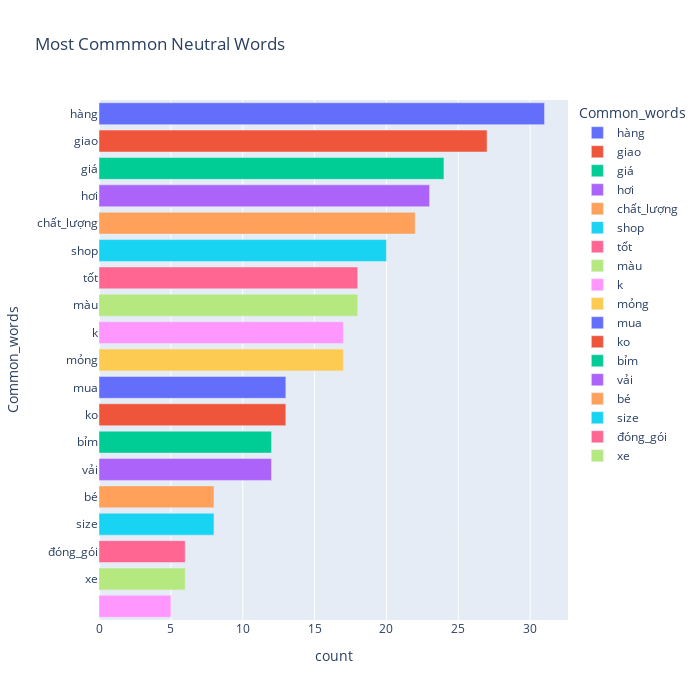

Notebook code cell kept with this figure:
### Code cell
fig = px.bar(temp_neutral, x="count", y="Common_words", title='Most Commmon Neutral Words', orientation='h', 
             width=700, height=700,color='Common_words')
fig.show()

### Figure 1 — Plotly figure (JSON) as saved in the notebook; plotly's stock layout.template omitted (floating-point values rounded to 4 significant figures)
{"data": [{"alignmentgroup": "True", "hovertemplate": "Common_words=%{y}<br>count=%{x}<extra></extra>", "legendgroup": "hàng", "marker": {"color": "#636efa", "pattern": {"shape": ""}}, "name": "hàng", "offsetgroup": "hàng", "orientation": "h", "showlegend": true, "textposition": "auto", "type": "bar", "x": [31], "xaxis": "x", "y": ["hàng"], "yaxis": "y"}, {"alignmentgroup": "True", "hovertemplate": "Common_words=%{y}<br>count=%{x}<extra></extra>", "legendgroup": "giao", "marker": {"color": "#EF553B", "pattern": {"shape": ""}}, "name": "giao", "offsetgroup": "giao", "orientation": "h", "showlegend": true, "textposition": "auto", "type": "bar", "x": [27], "xaxis": "x", "y": ["giao"], "yaxis": "y"}, {"alignmentgroup": "True", "hovertemplate": "Common_words=%{y}<br>count=%{x}<extra></extra>", "legendgroup": "giá", "marker": {"color": "#00cc96", "pattern": {"shape": ""}}, "name": "giá", "offsetgroup": "giá", "orientation": "h", "showlegend": true, "textposition": "auto", "type": "bar", "x": [24], "xaxis": "x", "y": ["giá"], "yaxis": "y"}, {"alignmentgroup": "True", "hovertemplate": "Common_words=%{y}<br>count=%{x}<extra></extra>", "legendgroup": "hơi", "marker": {"color": "#ab63fa", "pattern": {"shape": ""}}, "name": "hơi", "offsetgroup": "hơi", "orientation": "h", "showlegend": true, "textposition": "auto", "type": "bar", "x": [23], "xaxis": "x", "y": ["hơi"], "yaxis": "y"}, {"alignmentgroup": "True", "hovertemplate": "Common_words=%{y}<br>count=%{x}<extra></extra>", "legendgroup": "chất_lượng", "marker": {"color": "#FFA15A", "pattern": {"shape": ""}}, "name": "chất_lượng", "offsetgroup": "chất_lượng", "orientation": "h", "showlegend": true, "textposition": "auto", "type": "bar", "x": [22], "xaxis": "x", "y": ["chất_lượng"], "yaxis": "y"}, {"alignmentgroup": "True", "hovertemplate": "Common_words=%{y}<br>count=%{x}<extra></extra>", "legendgroup": "shop", "marker": {"color": "#19d3f3", "pattern": {"shape": ""}}, "name": "shop", "offsetgroup": "shop", "orientation": "h", "showlegend": true, "textposition": "auto", "type": "bar", "x": [20], "xaxis": "x", "y": ["shop"], "yaxis": "y"}, {"alignmentgroup": "True", "hovertemplate": "Common_words=%{y}<br>count=%{x}<extra></extra>", "legendgroup": "tốt", "marker": {"color": "#FF6692", "pattern": {"shape": ""}}, "name": "tốt", "offsetgroup": "tốt", "orientation": "h", "showlegend": true, "textposition": "auto", "type": "bar", "x": [18], "xaxis": "x", "y": ["tốt"], "yaxis": "y"}, {"alignmentgroup": "True", "hovertemplate": "Common_words=%{y}<br>count=%{x}<extra></extra>", "legendgroup": "màu", "marker": {"color": "#B6E880", "pattern": {"shape": ""}}, "name": "màu", "offsetgroup": "màu", "orientation": "h", "showlegend": true, "textposition": "auto", "type": "bar", "x": [18], "xaxis": "x", "y": ["màu"], "yaxis": "y"}, {"alignmentgroup": "True", "hovertemplate": "Common_words=%{y}<br>count=%{x}<extra></extra>", "legendgroup": "k", "marker": {"color": "#FF97FF", "pattern": {"shape": ""}}, "name": "k", "offsetgroup": "k", "orientation": "h", "showlegend": true, "textposition": "auto", "type": "bar", "x": [17], "xaxis": "x", "y": ["k"], "yaxis": "y"}, {"alignmentgroup": "True", "hovertemplate": "Common_words=%{y}<br>count=%{x}<extra></extra>", "legendgroup": "mỏng", "marker": {"color": "#FECB52", "pattern": {"shape": ""}}, "name": "mỏng", "offsetgroup": "mỏng", "orientation": "h", "showlegend": true, "textposition": "auto", "type": "bar", "x": [17], "xaxis": "x", "y": ["mỏng"], "yaxis": "y"}, {"alignmentgroup": "True", "hovertemplate": "Common_words=%{y}<br>count=%{x}<extra></extra>", "legendgroup": "mua", "marker": {"color": "#636efa", "pattern": {"shape": ""}}, "name": "mua", "offsetgroup": "mua", "orientation": "h", "showlegend": true, "textposition": "auto", "type": "bar", "x": [13], "xaxis": "x", "y": ["mua"], "yaxis": "y"}, {"alignmentgroup": "True", "hovertemplate": "Common_words=%{y}<br>count=%{x}<extra></extra>", "legendgroup": "ko", "marker": {"color": "#EF553B", "pattern": {"shape": ""}}, "name": "ko", "offsetgroup": "ko", "orientation": "h", "showlegend": true, "textposition": "auto", "type": "bar", "x": [13], "xaxis": "x", "y": ["ko"], "yaxis": "y"}, {"alignmentgroup": "True", "hovertemplate": "Common_words=%{y}<br>count=%{x}<extra></extra>", "legendgroup": "bỉm", "marker": {"color": "#00cc96", "pattern": {"shape": ""}}, "name": "bỉm", "offsetgroup": "bỉm", "orientation": "h", "showlegend": true, "textposition": "auto", "type": "bar", "x": [12], "xaxis": "x", "y": ["bỉm"], "yaxis": "y"}, {"alignmentgroup": "True", "hovertemplate": "Common_words=%{y}<br>count=%{x}<extra></extra>", "legendgroup": "vải", "marker": {"color": "#ab63fa", "pattern": {"shape": ""}}, "name": "vải", "offsetgroup": "vải", "orientation": "h", "showlegend": true, "textposition": "auto", "type": "bar", "x": [12], "xaxis": "x", "y": ["vải"], "yaxis": "y"}, {"alignmentgroup": "True", "hovertemplate": "Common_words=%{y}<br>count=%{x}<extra></extra>", "legendgroup": "bé", "marker": {"color": "#FFA15A", "pattern": {"shape": ""}}, "name": "bé", "offsetgroup": "bé", "orientation": "h", "showlegend": true, "textposition": "auto", "type": "bar", "x": [8], "xaxis": "x", "y": ["bé"], "yaxis": "y"}, {"alignmentgroup": "True", "hovertemplate": "Common_words=%{y}<br>count=%{x}<extra></extra>", "legendgroup": "size", "marker": {"color": "#19d3f3", "pattern": {"shape": ""}}, "name": "size", "offsetgroup": "size", "orientation": "h", "showlegend": true, "textposition": "auto", "type": "bar", "x": [8], "xaxis": "x", "y": ["size"], "yaxis": "y"}, {"alignmentgroup": "True", "hovertemplate": "Common_words=%{y}<br>count=%{x}<extra></extra>", "legendgroup": "đóng_gói", "marker": {"color": "#FF6692", "pattern": {"shape": ""}}, "name": "đóng_gói", "offsetgroup": "đóng_gói", "orientation": "h", "showlegend": true, "textposition": "auto", "type": "bar", "x": [6], "xaxis": "x", "y": ["đóng_gói"], "yaxis": "y"}, {"alignmentgroup": "True", "hovertemplate": "Common_words=%{y}<br>count=%{x}<extra></extra>", "legendgroup": "xe", "marker": {"color": "#B6E880", "pattern": {"shape": ""}}, "name": "xe", "offsetgroup": "xe", "orientation": "h", "showlegend": true, "textposition": "auto", "type": "bar", "x": [6], "xaxis": "x", "y": ["xe"], "yaxis": "y"}, {"alignmentgroup": "True", "hovertemplate": "Common_words=%{y}<br>count=%{x}<extra></extra>", "legendgroup": "", "marker": {"color": "#FF97FF", "pattern": {"shape": ""}}, "name": "", "offsetgroup": "", "orientation": "h", "showlegend": false, "textposition": "auto", "type": "bar", "x": [5], "xaxis": "x", "y": [""], "yaxis": "y"}], "layout": {"barmode": "relative", "height": 700, "legend": {"title": {"text": "Common_words"}, "tracegroupgap": 0}, "title": {"text": "Most Commmon Neutral Words"}, "width": 700, "xaxis": {"anchor": "y", "domain": [0, 1], "title": {"text": "count"}}, "yaxis": {"anchor": "x", "categoryarray": ["", "xe", "đóng_gói", "size", "bé", "vải", "bỉm", "ko", "mua", "mỏng", "k", "màu", "tốt", "shop", "chất_lượng", "hơi", "giá", "giao", "hàng"], "categoryorder": "array", "domain": [0, 1], "title": {"text": "Common_words"}}}}
